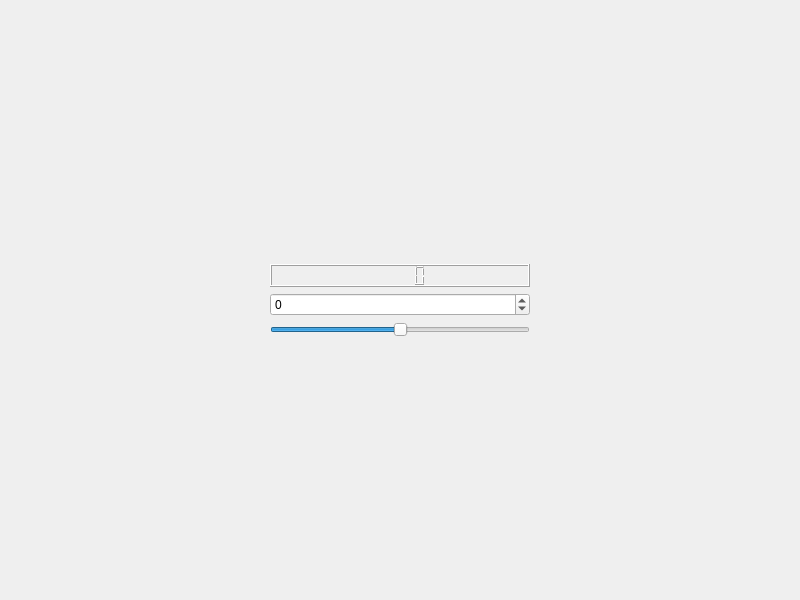
<?xml version="1.0" encoding="UTF-8"?>
<ui version="4.0">
 <class>Widget</class>
 <widget class="QWidget" name="Widget">
  <property name="geometry">
   <rect>
    <x>0</x>
    <y>0</y>
    <width>800</width>
    <height>600</height>
   </rect>
  </property>
  <property name="windowTitle">
   <string>Widget</string>
  </property>
  <layout class="QHBoxLayout" name="horizontalLayout_2">
   <item>
    <spacer name="horizontalSpacer">
     <property name="orientation">
      <enum>Qt::Orientation::Horizontal</enum>
     </property>
     <property name="sizeHint" stdset="0">
      <size>
       <width>40</width>
       <height>20</height>
      </size>
     </property>
    </spacer>
   </item>
   <item>
    <layout class="QVBoxLayout" name="verticalLayout">
     <item>
      <spacer name="verticalSpacer_2">
       <property name="orientation">
        <enum>Qt::Orientation::Vertical</enum>
       </property>
       <property name="sizeHint" stdset="0">
        <size>
         <width>20</width>
         <height>40</height>
        </size>
       </property>
      </spacer>
     </item>
     <item>
      <widget class="QLCDNumber" name="lcdNumber"/>
     </item>
     <item>
      <widget class="QSpinBox" name="spinBox">
       <property name="minimum">
        <number>-100</number>
       </property>
       <property name="maximum">
        <number>100</number>
       </property>
      </widget>
     </item>
     <item>
      <widget class="QSlider" name="horizontalSlider">
       <property name="minimum">
        <number>-100</number>
       </property>
       <property name="maximum">
        <number>100</number>
       </property>
       <property name="orientation">
        <enum>Qt::Orientation::Horizontal</enum>
       </property>
      </widget>
     </item>
     <item>
      <spacer name="verticalSpacer">
       <property name="orientation">
        <enum>Qt::Orientation::Vertical</enum>
       </property>
       <property name="sizeHint" stdset="0">
        <size>
         <width>20</width>
         <height>40</height>
        </size>
       </property>
      </spacer>
     </item>
    </layout>
   </item>
   <item>
    <spacer name="horizontalSpacer_2">
     <property name="orientation">
      <enum>Qt::Orientation::Horizontal</enum>
     </property>
     <property name="sizeHint" stdset="0">
      <size>
       <width>40</width>
       <height>20</height>
      </size>
     </property>
    </spacer>
   </item>
  </layout>
 </widget>
 <resources/>
 <connections>
  <connection>
   <sender>spinBox</sender>
   <signal>valueChanged(int)</signal>
   <receiver>horizontalSlider</receiver>
   <slot>setValue(int)</slot>
   <hints>
    <hint type="sourcelabel">
     <x>287</x>
     <y>328</y>
    </hint>
    <hint type="destinationlabel">
     <x>426</x>
     <y>327</y>
    </hint>
   </hints>
  </connection>
  <connection>
   <sender>horizontalSlider</sender>
   <signal>sliderMoved(int)</signal>
   <receiver>spinBox</receiver>
   <slot>setValue(int)</slot>
   <hints>
    <hint type="sourcelabel">
     <x>459</x>
     <y>327</y>
    </hint>
    <hint type="destinationlabel">
     <x>290</x>
     <y>331</y>
    </hint>
   </hints>
  </connection>
  <connection>
   <sender>horizontalSlider</sender>
   <signal>sliderMoved(int)</signal>
   <receiver>lcdNumber</receiver>
   <slot>display(int)</slot>
   <hints>
    <hint type="sourcelabel">
     <x>503</x>
     <y>329</y>
    </hint>
    <hint type="destinationlabel">
     <x>381</x>
     <y>440</y>
    </hint>
   </hints>
  </connection>
  <connection>
   <sender>spinBox</sender>
   <signal>valueChanged(int)</signal>
   <receiver>lcdNumber</receiver>
   <slot>display(int)</slot>
   <hints>
    <hint type="sourcelabel">
     <x>289</x>
     <y>342</y>
    </hint>
    <hint type="destinationlabel">
     <x>333</x>
     <y>443</y>
    </hint>
   </hints>
  </connection>
 </connections>
</ui>
